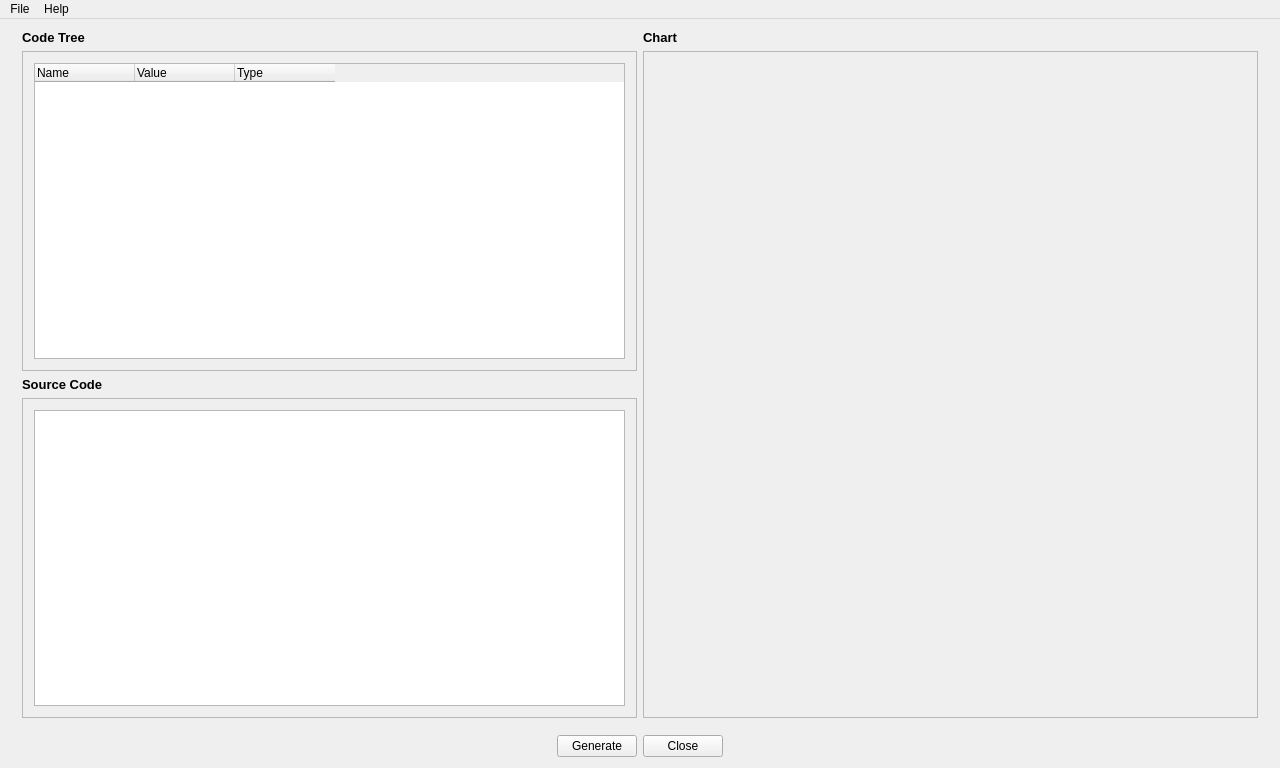
<?xml version="1.0" encoding="UTF-8"?>
<ui version="4.0">
 <class>MainWindow</class>
 <widget class="QMainWindow" name="MainWindow">
  <property name="geometry">
   <rect>
    <x>0</x>
    <y>0</y>
    <width>1280</width>
    <height>768</height>
   </rect>
  </property>
  <property name="windowTitle">
   <string>F2A Generator</string>
  </property>
  <property name="windowIcon">
   <iconset resource="resources.qrc">
    <normaloff>:/flowchart/images/chart.ico</normaloff>:/flowchart/images/chart.ico</iconset>
  </property>
  <widget class="QWidget" name="centralWidget">
   <layout class="QVBoxLayout" name="verticalLayout">
    <item>
     <widget class="QFrame" name="frmContent">
      <property name="sizePolicy">
       <sizepolicy hsizetype="Preferred" vsizetype="Expanding">
        <horstretch>0</horstretch>
        <verstretch>0</verstretch>
       </sizepolicy>
      </property>
      <property name="frameShape">
       <enum>QFrame::NoFrame</enum>
      </property>
      <property name="frameShadow">
       <enum>QFrame::Raised</enum>
      </property>
      <layout class="QHBoxLayout" name="horizontalLayout_3">
       <property name="topMargin">
        <number>0</number>
       </property>
       <item>
        <layout class="QVBoxLayout" name="leftLayout">
         <property name="leftMargin">
          <number>0</number>
         </property>
         <item>
          <layout class="QVBoxLayout" name="codeTreeLayout">
           <property name="leftMargin">
            <number>0</number>
           </property>
           <property name="topMargin">
            <number>0</number>
           </property>
           <item>
            <widget class="QLabel" name="lblCodeTree">
             <property name="font">
              <font>
               <pointsize>10</pointsize>
               <weight>75</weight>
               <bold>true</bold>
              </font>
             </property>
             <property name="text">
              <string>Code Tree</string>
             </property>
            </widget>
           </item>
           <item>
            <widget class="QScrollArea" name="codeTreeScrollArea">
             <property name="widgetResizable">
              <bool>true</bool>
             </property>
             <widget class="QWidget" name="codeTreeScrollAreaWidgetContents">
              <property name="geometry">
               <rect>
                <x>0</x>
                <y>0</y>
                <width>613</width>
                <height>316</height>
               </rect>
              </property>
              <layout class="QVBoxLayout" name="verticalLayout_7">
               <item>
                <widget class="QTreeWidget" name="codeTreeWidget">
                 <property name="editTriggers">
                  <set>QAbstractItemView::NoEditTriggers</set>
                 </property>
                 <attribute name="headerStretchLastSection">
                  <bool>false</bool>
                 </attribute>
                 <column>
                  <property name="text">
                   <string notr="true">Name</string>
                  </property>
                 </column>
                 <column>
                  <property name="text">
                   <string>Value</string>
                  </property>
                 </column>
                 <column>
                  <property name="text">
                   <string>Type</string>
                  </property>
                 </column>
                </widget>
               </item>
              </layout>
             </widget>
            </widget>
           </item>
          </layout>
         </item>
         <item>
          <layout class="QVBoxLayout" name="sourceCodeLayout">
           <property name="topMargin">
            <number>0</number>
           </property>
           <item>
            <widget class="QLabel" name="lblSourceCode">
             <property name="font">
              <font>
               <pointsize>10</pointsize>
               <weight>75</weight>
               <bold>true</bold>
              </font>
             </property>
             <property name="text">
              <string>Source Code</string>
             </property>
            </widget>
           </item>
           <item>
            <widget class="QScrollArea" name="sourceCodeScrollArea">
             <property name="widgetResizable">
              <bool>true</bool>
             </property>
             <widget class="QWidget" name="sourceCodeScrollAreaWidgetContents">
              <property name="geometry">
               <rect>
                <x>0</x>
                <y>0</y>
                <width>613</width>
                <height>315</height>
               </rect>
              </property>
              <layout class="QVBoxLayout" name="verticalLayout_8">
               <item>
                <widget class="QTextEdit" name="txtSourceCode"/>
               </item>
              </layout>
             </widget>
            </widget>
           </item>
          </layout>
         </item>
        </layout>
       </item>
       <item>
        <layout class="QVBoxLayout" name="rightLayout">
         <property name="leftMargin">
          <number>0</number>
         </property>
         <property name="topMargin">
          <number>0</number>
         </property>
         <item>
          <widget class="QLabel" name="lblChart">
           <property name="font">
            <font>
             <pointsize>10</pointsize>
             <weight>75</weight>
             <bold>true</bold>
            </font>
           </property>
           <property name="text">
            <string>Chart</string>
           </property>
          </widget>
         </item>
         <item>
          <widget class="QScrollArea" name="chartScrollArea">
           <property name="widgetResizable">
            <bool>true</bool>
           </property>
           <widget class="QWidget" name="chartScrollAreaWidgetContents">
            <property name="geometry">
             <rect>
              <x>0</x>
              <y>0</y>
              <width>615</width>
              <height>665</height>
             </rect>
            </property>
            <layout class="QVBoxLayout" name="verticalLayout_9"/>
           </widget>
          </widget>
         </item>
        </layout>
       </item>
      </layout>
     </widget>
    </item>
    <item>
     <widget class="QFrame" name="frmButton">
      <property name="frameShape">
       <enum>QFrame::NoFrame</enum>
      </property>
      <property name="frameShadow">
       <enum>QFrame::Raised</enum>
      </property>
      <layout class="QHBoxLayout" name="horizontalLayout">
       <property name="leftMargin">
        <number>0</number>
       </property>
       <property name="topMargin">
        <number>0</number>
       </property>
       <property name="rightMargin">
        <number>0</number>
       </property>
       <property name="bottomMargin">
        <number>0</number>
       </property>
       <item>
        <spacer name="horizontalSpacer_2">
         <property name="orientation">
          <enum>Qt::Horizontal</enum>
         </property>
         <property name="sizeHint" stdset="0">
          <size>
           <width>214</width>
           <height>20</height>
          </size>
         </property>
        </spacer>
       </item>
       <item>
        <widget class="QPushButton" name="btnGenerate">
         <property name="text">
          <string>Generate</string>
         </property>
        </widget>
       </item>
       <item>
        <widget class="QPushButton" name="btnClose">
         <property name="text">
          <string>Close</string>
         </property>
        </widget>
       </item>
       <item>
        <spacer name="horizontalSpacer">
         <property name="orientation">
          <enum>Qt::Horizontal</enum>
         </property>
         <property name="sizeHint" stdset="0">
          <size>
           <width>213</width>
           <height>20</height>
          </size>
         </property>
        </spacer>
       </item>
      </layout>
     </widget>
    </item>
   </layout>
  </widget>
  <widget class="QMenuBar" name="menuBar">
   <property name="geometry">
    <rect>
     <x>0</x>
     <y>0</y>
     <width>1280</width>
     <height>21</height>
    </rect>
   </property>
   <property name="defaultUp">
    <bool>false</bool>
   </property>
   <property name="nativeMenuBar">
    <bool>true</bool>
   </property>
   <widget class="QMenu" name="menuHelp">
    <property name="title">
     <string>Help</string>
    </property>
    <addaction name="actionAbout"/>
   </widget>
   <widget class="QMenu" name="menuFile">
    <property name="title">
     <string>File</string>
    </property>
    <addaction name="actionOpen"/>
    <addaction name="separator"/>
    <addaction name="actionQuit"/>
   </widget>
   <addaction name="menuFile"/>
   <addaction name="menuHelp"/>
  </widget>
  <action name="actionAbout">
   <property name="icon">
    <iconset resource="resources.qrc">
     <normaloff>:/flowchart/images/info.png</normaloff>:/flowchart/images/info.png</iconset>
   </property>
   <property name="text">
    <string>About</string>
   </property>
   <property name="shortcut">
    <string>F1</string>
   </property>
  </action>
  <action name="actionOpen">
   <property name="icon">
    <iconset resource="resources.qrc">
     <normaloff>:/flowchart/images/open.png</normaloff>:/flowchart/images/open.png</iconset>
   </property>
   <property name="text">
    <string>Open</string>
   </property>
   <property name="shortcut">
    <string>Ctrl+O</string>
   </property>
  </action>
  <action name="actionQuit">
   <property name="icon">
    <iconset resource="resources.qrc">
     <normaloff>:/flowchart/images/quit.png</normaloff>:/flowchart/images/quit.png</iconset>
   </property>
   <property name="text">
    <string>Quit</string>
   </property>
   <property name="shortcut">
    <string>Ctrl+Q</string>
   </property>
  </action>
 </widget>
 <layoutdefault spacing="6" margin="11"/>
 <resources>
  <include location="resources.qrc"/>
 </resources>
 <connections/>
</ui>
